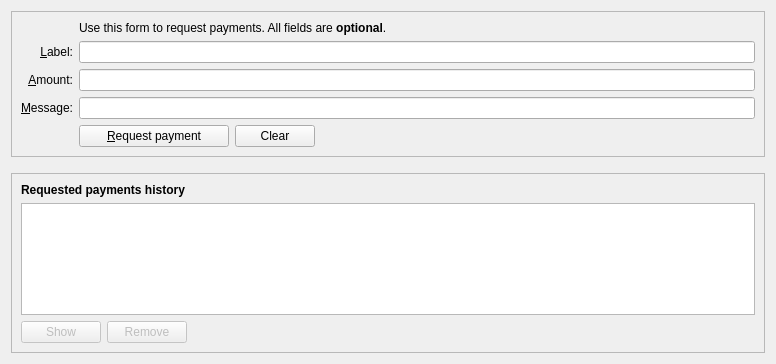
<?xml version="1.0" encoding="UTF-8"?>
<ui version="4.0">
 <class>ReceiveCoinsDialog</class>
 <widget class="QWidget" name="ReceiveCoinsDialog">
  <property name="geometry">
   <rect>
    <x>0</x>
    <y>0</y>
    <width>776</width>
    <height>364</height>
   </rect>
  </property>
  <layout class="QVBoxLayout" name="verticalLayout" stretch="0,0,1">
   <item>
    <widget class="QFrame" name="frame2">
     <property name="sizePolicy">
      <sizepolicy hsizetype="Preferred" vsizetype="Expanding">
       <horstretch>0</horstretch>
       <verstretch>0</verstretch>
      </sizepolicy>
     </property>
     <property name="frameShape">
      <enum>QFrame::StyledPanel</enum>
     </property>
     <property name="frameShadow">
      <enum>QFrame::Sunken</enum>
     </property>
     <layout class="QVBoxLayout" name="verticalLayout_3">
      <item>
       <layout class="QGridLayout" name="gridLayout">
        <item row="6" column="0">
         <widget class="QLabel" name="label_3">
          <property name="toolTip">
           <string>An optional message to attach to the payment request, which will be displayed when the request is opened. Note: The message will not be sent with the payment over the Pershyancoin network.</string>
          </property>
          <property name="text">
           <string>&amp;Message:</string>
          </property>
          <property name="alignment">
           <set>Qt::AlignRight|Qt::AlignTrailing|Qt::AlignVCenter</set>
          </property>
          <property name="buddy">
           <cstring>reqMessage</cstring>
          </property>
         </widget>
        </item>
        <item row="4" column="2">
         <widget class="QLineEdit" name="reqLabel">
          <property name="toolTip">
           <string>An optional label to associate with the new receiving address.</string>
          </property>
         </widget>
        </item>
        <item row="6" column="2">
         <widget class="QLineEdit" name="reqMessage">
          <property name="toolTip">
           <string>An optional message to attach to the payment request, which will be displayed when the request is opened. Note: The message will not be sent with the payment over the Pershyancoin network.</string>
          </property>
         </widget>
        </item>
        <item row="2" column="2">
         <widget class="QLabel" name="label_5">
          <property name="text">
           <string>Use this form to request payments. All fields are &lt;b&gt;optional&lt;/b&gt;.</string>
          </property>
         </widget>
        </item>
        <item row="4" column="0">
         <widget class="QLabel" name="label_2">
          <property name="toolTip">
           <string>An optional label to associate with the new receiving address.</string>
          </property>
          <property name="text">
           <string>&amp;Label:</string>
          </property>
          <property name="alignment">
           <set>Qt::AlignRight|Qt::AlignTrailing|Qt::AlignVCenter</set>
          </property>
          <property name="buddy">
           <cstring>reqLabel</cstring>
          </property>
         </widget>
        </item>
        <item row="5" column="0">
         <widget class="QLabel" name="label">
          <property name="toolTip">
           <string>An optional amount to request. Leave this empty or zero to not request a specific amount.</string>
          </property>
          <property name="text">
           <string>&amp;Amount:</string>
          </property>
          <property name="alignment">
           <set>Qt::AlignRight|Qt::AlignTrailing|Qt::AlignVCenter</set>
          </property>
          <property name="buddy">
           <cstring>reqAmount</cstring>
          </property>
         </widget>
        </item>
        <item row="5" column="2">
         <widget class="PershyancoinAmountField" name="reqAmount">
          <property name="minimumSize">
           <size>
            <width>80</width>
            <height>0</height>
           </size>
          </property>
          <property name="toolTip">
           <string>An optional amount to request. Leave this empty or zero to not request a specific amount.</string>
          </property>
         </widget>
        </item>
        <item row="7" column="2">
         <layout class="QHBoxLayout" name="horizontalLayout">
          <item>
           <widget class="QPushButton" name="receiveButton">
            <property name="minimumSize">
             <size>
              <width>150</width>
              <height>0</height>
             </size>
            </property>
            <property name="text">
             <string>&amp;Request payment</string>
            </property>
            <property name="icon">
             <iconset resource="../pershyancoin.qrc">
              <normaloff>:/icons/receiving_addresses</normaloff>:/icons/receiving_addresses</iconset>
            </property>
           </widget>
          </item>
          <item>
           <widget class="QPushButton" name="clearButton">
            <property name="sizePolicy">
             <sizepolicy hsizetype="Minimum" vsizetype="Fixed">
              <horstretch>0</horstretch>
              <verstretch>0</verstretch>
             </sizepolicy>
            </property>
            <property name="toolTip">
             <string>Clear all fields of the form.</string>
            </property>
            <property name="text">
             <string>Clear</string>
            </property>
            <property name="icon">
             <iconset resource="../pershyancoin.qrc">
              <normaloff>:/icons/remove</normaloff>:/icons/remove</iconset>
            </property>
            <property name="autoDefault">
             <bool>false</bool>
            </property>
           </widget>
          </item>
          <item>
           <spacer name="horizontalSpacer">
            <property name="orientation">
             <enum>Qt::Horizontal</enum>
            </property>
            <property name="sizeHint" stdset="0">
             <size>
              <width>40</width>
              <height>20</height>
             </size>
            </property>
           </spacer>
          </item>
         </layout>
        </item>
        <item row="7" column="0">
         <widget class="QLabel" name="label_7">
          <property name="text">
           <string/>
          </property>
         </widget>
        </item>
       </layout>
      </item>
     </layout>
    </widget>
   </item>
   <item>
    <spacer name="verticalSpacer_2">
     <property name="orientation">
      <enum>Qt::Vertical</enum>
     </property>
     <property name="sizeHint" stdset="0">
      <size>
       <width>20</width>
       <height>10</height>
      </size>
     </property>
    </spacer>
   </item>
   <item>
    <widget class="QFrame" name="frame">
     <property name="sizePolicy">
      <sizepolicy hsizetype="Preferred" vsizetype="Expanding">
       <horstretch>0</horstretch>
       <verstretch>0</verstretch>
      </sizepolicy>
     </property>
     <property name="frameShape">
      <enum>QFrame::StyledPanel</enum>
     </property>
     <property name="frameShadow">
      <enum>QFrame::Raised</enum>
     </property>
     <layout class="QVBoxLayout" name="verticalLayout_2">
      <item>
       <widget class="QLabel" name="label_6">
        <property name="font">
         <font>
          <weight>75</weight>
          <bold>true</bold>
         </font>
        </property>
        <property name="text">
         <string>Requested payments history</string>
        </property>
       </widget>
      </item>
      <item>
       <widget class="QTableView" name="recentRequestsView">
        <property name="contextMenuPolicy">
         <enum>Qt::CustomContextMenu</enum>
        </property>
        <property name="tabKeyNavigation">
         <bool>false</bool>
        </property>
        <property name="sortingEnabled">
         <bool>true</bool>
        </property>
       </widget>
      </item>
      <item>
       <layout class="QHBoxLayout" name="horizontalLayout_2">
        <item>
         <widget class="QPushButton" name="showRequestButton">
          <property name="enabled">
           <bool>false</bool>
          </property>
          <property name="toolTip">
           <string>Show the selected request (does the same as double clicking an entry)</string>
          </property>
          <property name="text">
           <string>Show</string>
          </property>
          <property name="icon">
           <iconset resource="../pershyancoin.qrc">
            <normaloff>:/icons/edit</normaloff>:/icons/edit</iconset>
          </property>
          <property name="autoDefault">
           <bool>false</bool>
          </property>
         </widget>
        </item>
        <item>
         <widget class="QPushButton" name="removeRequestButton">
          <property name="enabled">
           <bool>false</bool>
          </property>
          <property name="toolTip">
           <string>Remove the selected entries from the list</string>
          </property>
          <property name="text">
           <string>Remove</string>
          </property>
          <property name="icon">
           <iconset resource="../pershyancoin.qrc">
            <normaloff>:/icons/remove</normaloff>:/icons/remove</iconset>
          </property>
          <property name="autoDefault">
           <bool>false</bool>
          </property>
         </widget>
        </item>
        <item>
         <spacer name="horizontalSpacer_2">
          <property name="orientation">
           <enum>Qt::Horizontal</enum>
          </property>
          <property name="sizeHint" stdset="0">
           <size>
            <width>40</width>
            <height>20</height>
           </size>
          </property>
         </spacer>
        </item>
       </layout>
      </item>
     </layout>
    </widget>
   </item>
  </layout>
 </widget>
 <customwidgets>
  <customwidget>
   <class>PershyancoinAmountField</class>
   <extends>QLineEdit</extends>
   <header>qt/pershyancoinamountfield.h</header>
   <container>1</container>
  </customwidget>
 </customwidgets>
 <tabstops>
  <tabstop>reqLabel</tabstop>
  <tabstop>reqAmount</tabstop>
  <tabstop>reqMessage</tabstop>
  <tabstop>receiveButton</tabstop>
  <tabstop>clearButton</tabstop>
  <tabstop>recentRequestsView</tabstop>
  <tabstop>showRequestButton</tabstop>
  <tabstop>removeRequestButton</tabstop>
 </tabstops>
 <resources>
  <include location="../pershyancoin.qrc"/>
 </resources>
 <connections/>
</ui>
